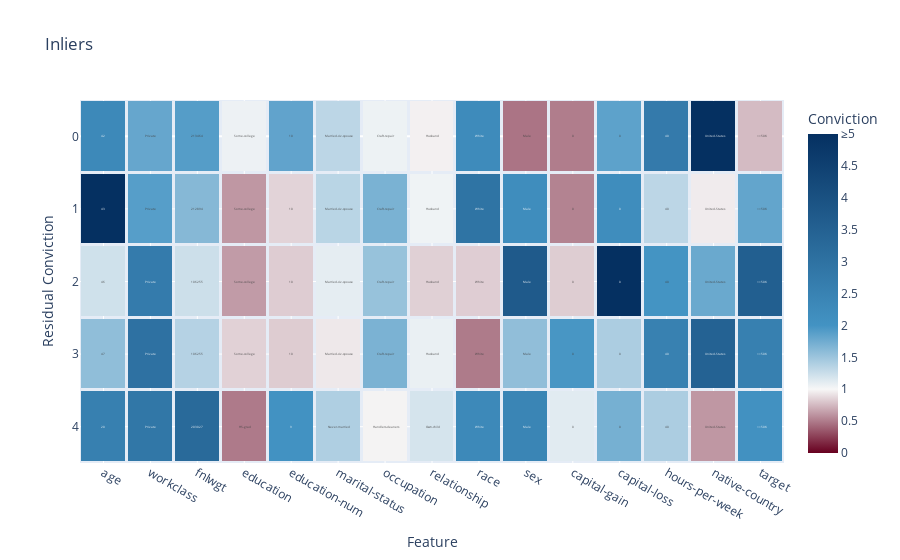

Notebook code for this chart:
### Code cell
plot_anomalies(inliers, local_case_feature_residual_convictions, title="Inliers", yaxis_title="Residual Conviction")

### Figure 1 — Plotly figure (JSON) as saved in the notebook; plotly's stock layout.template omitted (floating-point values rounded to 4 significant figures)
{"data": [{"coloraxis": "coloraxis", "hovertemplate": "Conviction=%{z}", "name": "Outliers", "text": [["42", " Private", "213464", " Some-college", "10", " Married-civ-spouse", " Craft-repair", " Husband", " White", " Male", "0", "0", "40", " United-States", " <=50K", "0.128645136707772", "873", "7bbda081-cd7c-46fd-9911-87746c6ac9a8", "0.4776701506701742", "inlier"], ["43", " Private", "212894", " Some-college", "10", " Married-civ-spouse", " Craft-repair", " Husband", " White", " Male", "0", "0", "40", " United-States", " <=50K", "0.12956533646526075", "663", "7bbda081-cd7c-46fd-9911-87746c6ac9a8", "0.4803898529823804", "inlier"], ["46", " Private", "106255", " Some-college", "10", " Married-civ-spouse", " Craft-repair", " Husband", " White", " Male", "0", "0", "40", " United-States", " <=50K", "0.13297189686517127", "318", "7bbda081-cd7c-46fd-9911-87746c6ac9a8", "0.5340978129387446", "inlier"], ["47", " Private", "106255", " Some-college", "10", " Married-civ-spouse", " Craft-repair", " Husband", " White", " Male", "0", "0", "40", " United-States", " <=50K", "0.13387069848017788", "847", "7bbda081-cd7c-46fd-9911-87746c6ac9a8", "0.5366933151341758", "inlier"], ["20", " Private", "203027", " HS-grad", "9", " Never-married", " Handlers-cleaners", " Own-child", " White", " Male", "0", "0", "40", " United-States", " <=50K", "0.14120114248932766", "88", "7bbda081-cd7c-46fd-9911-87746c6ac9a8", "0.5822562908485844", "inlier"]], "texttemplate": "%{text}", "type": "heatmap", "x": ["age", "workclass", "fnlwgt", "education", "education-num", "marital-status", "occupation", "relationship", "race", "sex", "capital-gain", "capital-loss", "hours-per-week", "native-country", "target"], "xgap": 3, "y": [0, 1, 2, 3, 4], "ygap": 3, "z": [[2.301, 1.806, 1.897, 1.058, 1.835, 1.329, 1.054, 0.9714, 2.253, 0.4701, 0.5055, 1.854, 2.749, 6.845, 0.7583], [5.283, 1.894, 1.629, 0.6096, 0.855, 1.342, 1.694, 1.044, 2.952, 2.192, 0.5285, 2.172, 1.331, 0.952, 1.823], [1.223, 2.717, 1.24, 0.6277, 0.8265, 1.103, 1.531, 0.8426, 0.8315, 3.721, 0.8295, 6.531, 1.994, 1.784, 3.575], [1.573, 3.016, 1.369, 0.8477, 0.8264, 0.9387, 1.69, 1.073, 0.4963, 1.569, 1.974, 1.417, 2.548, 3.477, 2.583], [2.589, 2.862, 3.244, 0.4953, 2.044, 1.398, 0.9819, 1.186, 2.314, 2.42, 1.122, 1.715, 1.416, 0.613, 2.07]]}], "layout": {"coloraxis": {"cmax": 5, "cmin": 0, "colorbar": {"ticktext": ["0", "0.5", "1", "1.5", "2", "2.5", "3", "3.5", "4", "4.5", "≥5"], "tickvals": [0, 0.5, 1, 1.5, 2, 2.5, 3, 3.5, 4, 4.5, 5], "title": {"text": "Conviction"}}, "colorscale": [[0, "rgb(103,0,31)"], [0.2, "rgb(247, 247, 247)"], [0.4, "rgb(67,147,195)"], [1, "rgb(5,48,97)"]]}, "title": {"text": "Inliers"}, "xaxis": {"anchor": "y", "domain": [0, 1], "title": {"text": "Feature"}}, "yaxis": {"anchor": "x", "autorange": "reversed", "domain": [0, 1], "title": {"text": "Residual Conviction"}}}}
